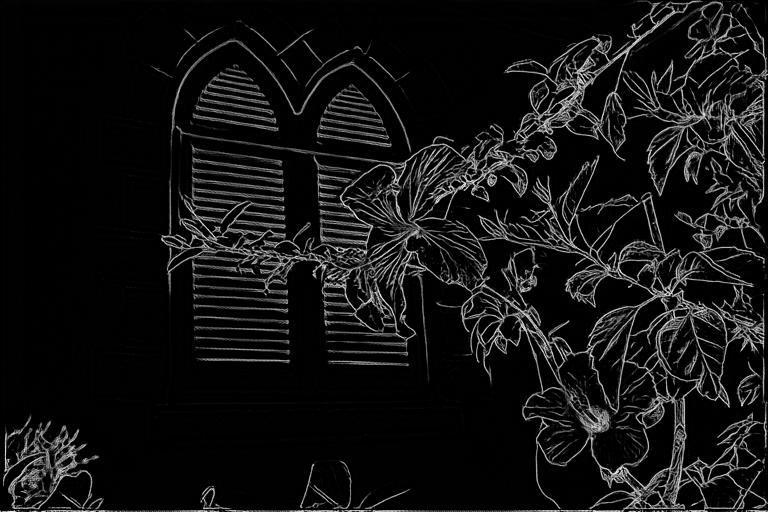
#> input picture tools/baseline/lines/hibiscus-drawing.png, 768 x 512 px
$ python thumbnail_wash.py baseline/lines/hibiscus-drawing.png out.png
#> lines starting #> are read from the running program, lines starting #| are printed output that depends on the picture
#!/usr/bin/env python3
"""Preview of the gallery thumbnails' wash (TemplateRasterizer.sketchColor) on a screenshot.

  tools/thumbnail_wash.py <painted.png> <out.png> <lift> <base> <chroma>

<painted.png> is a picture with every area in its paint (Refine's Painting layer, cropped from a
screenshot). Each pixel's OKLab lightness becomes base + lift × L and its chroma × chroma, as the
app does per area. The app's values are lift 0.30, base 0.68, chroma 0.5 (painting-company row
237; the old grey sketch is about 0.22, 0.76, 0). The darkest pixels (L < 0.35) are kept as ink,
which also keeps the darkest paints unwashed: a preview, unlike the app, which washes every area.
Needs numpy and Pillow.
"""
import sys

import numpy as np
from PIL import Image

def srgb_to_lin(c): return np.where(c<=0.04045, c/12.92, ((c+0.055)/1.055)**2.4)
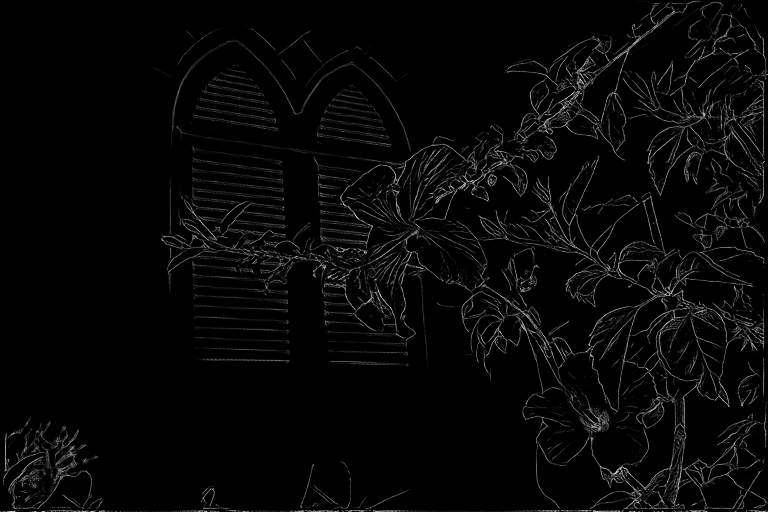
#> returned value: shape (512, 768, 3) float64; min 0, max 0.847, mean 0.0279
def lin_to_srgb(c): c=np.clip(c,0,1); return np.where(c<=0.0031308, c*12.92, 1.055*c**(1/2.4)-0.055)
M1=np.array([[0.4122214708,0.5363325363,0.0514459929],[0.2119034982,0.6806995451,0.1073969566],[0.0883024619,0.2817188376,0.6299787005]])
M2=np.array([[0.2104542553,0.7936177850,-0.0040720468],[1.9779984951,-2.4285922050,0.4505937099],[0.0259040371,0.7827717662,-0.8086757660]])
def to_ok(rgb):
    lms=np.cbrt(srgb_to_lin(rgb)@M1.T); return lms@M2.T
#> after `lms = np.cbrt(srgb_to_lin(rgb) @ M1.T)`:
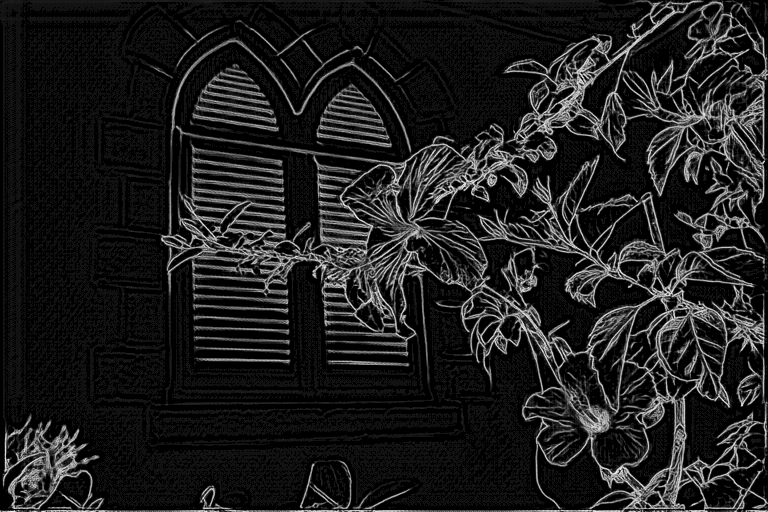
#> lms: shape (512, 768, 3) float64; mean R, G, B 0.12, 0.12, 0.12
#> after `return lms @ M2.T`:
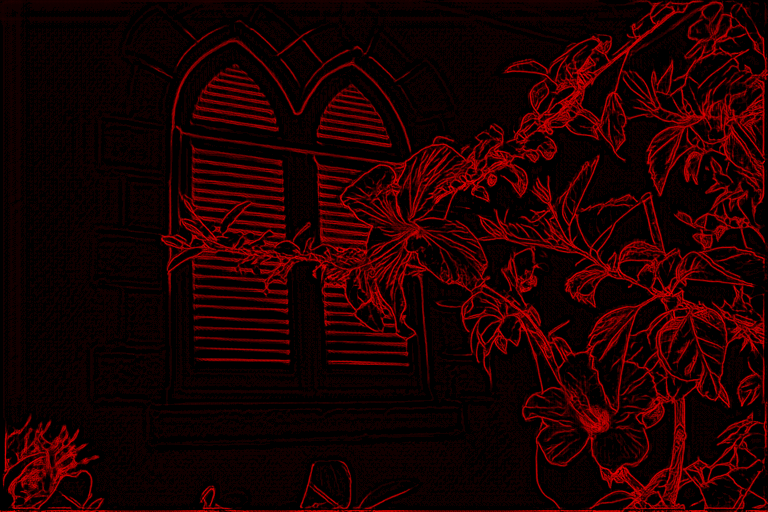
#> returned value: shape (512, 768, 3) float64; mean of channels 0, 1, 2 0.12, 9.69e-12, 4.46e-09; drawn as R, G, B
def from_ok(lab):
    lms=(lab@np.linalg.inv(M2).T)**3; return lin_to_srgb(lms@np.linalg.inv(M1).T)
img=np.asarray(Image.open(sys.argv[1]).convert('RGB')).astype(float)/255
lab=to_ok(img)
L,a,b=lab[...,0],lab[...,1],lab[...,2]
#> (the run stopped early here; a loop or call above may not have finished)

$ run again, on tools/baseline/lines/regatta-drawing.png
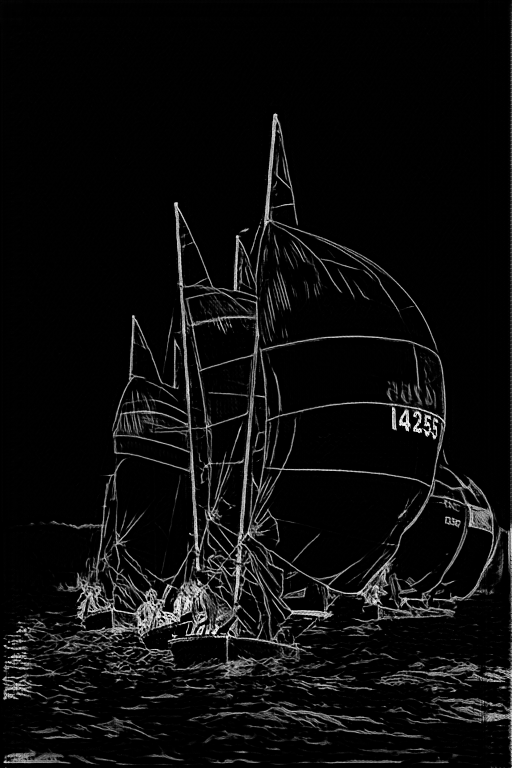
#> input picture tools/baseline/lines/regatta-drawing.png, 512 x 768 px
#> in to_ok, `lms = np.cbrt(srgb_to_lin(rgb) @ M1.T)`:
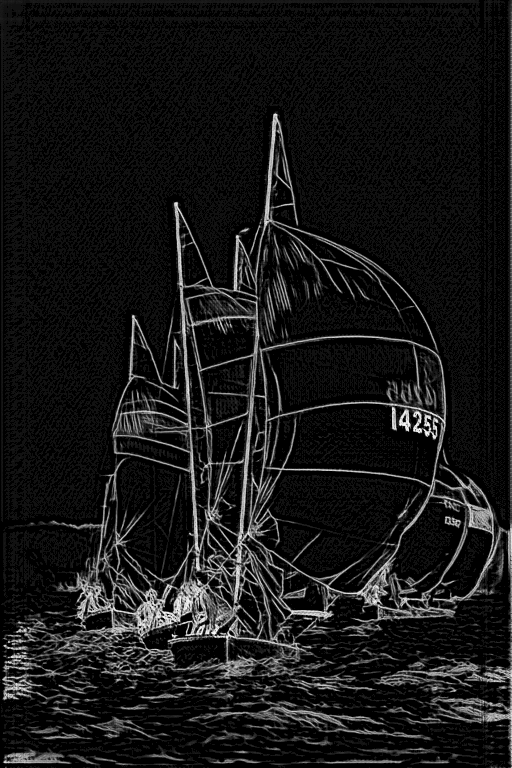
#> lms: shape (768, 512, 3) float64; mean R, G, B 0.0905, 0.0905, 0.0905
#> in to_ok, `return lms @ M2.T`:
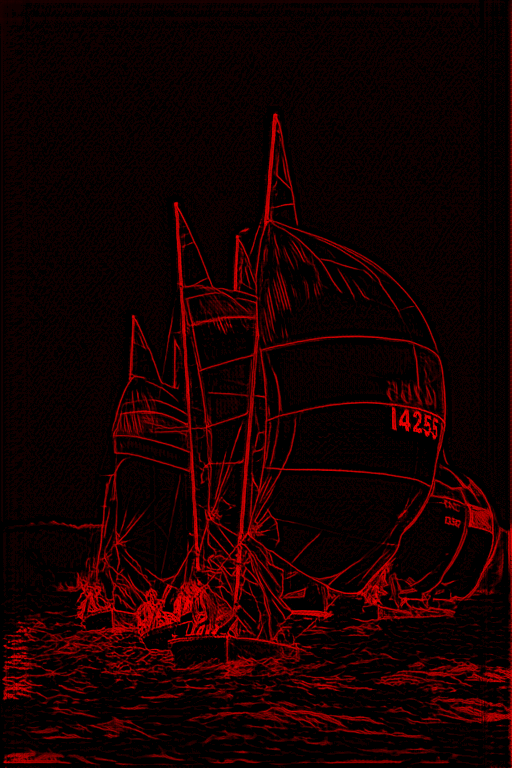
#> returned value: shape (768, 512, 3) float64; mean of channels 0, 1, 2 0.0905, 7.32e-12, 3.37e-09; drawn as R, G, B
